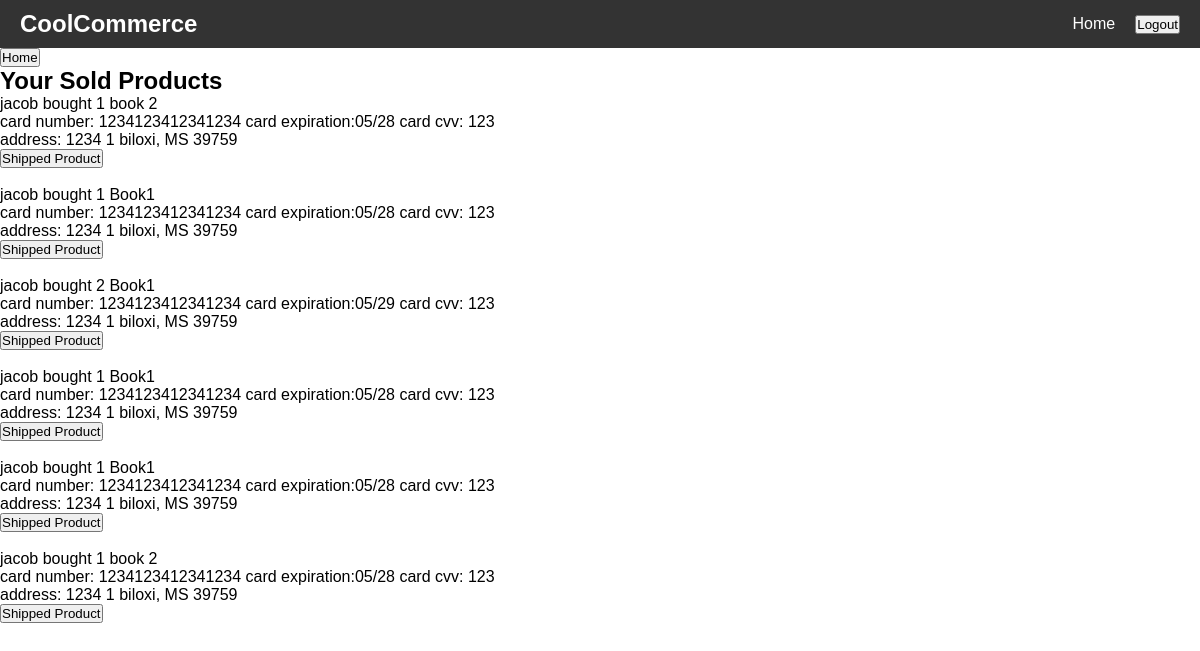
The app's page /store/sold/ (signed in) with its own data.
### store/models.py (models this page shows, shortened)
class SoldItems(models.Model):
    user = models.ForeignKey(User, on_delete=models.CASCADE)
    product = models.ForeignKey(Product, on_delete=models.CASCADE)
    quantity = models.PositiveIntegerField(default=1)
    card_number = models.PositiveIntegerField()
    expire_date = models.CharField(max_length=5)
    cvv = models.IntegerField(validators=[MinValueValidator(100), MaxValueValidator(999)])

class Product(models.Model):
    seller = models.ForeignKey(User, on_delete=models.CASCADE,null=True, default=None)
    name = models.CharField(max_length=50)
    price = models.DecimalField(max_digits=10,decimal_places=2)
    remaining_quantity = models.PositiveIntegerField()
    description = models.TextField()

### accounts/models.py (models this page shows)
class Customer(models.Model):
    user = models.OneToOneField(
        settings.AUTH_USER_MODEL,
        on_delete=models.CASCADE,
    )
    street_address_1 = models.CharField(max_length=50, default="")
    street_address_2 = models.CharField(max_length=50, null=True)
    city = models.CharField(max_length=50, default="")
    state = models.CharField(max_length=2, default="")
    zip_code = models.CharField(max_length=5, default="")

### store/views.py (the view)
# urls.py: path("sold/", views.sold_products, name="sold_products"),
@login_required
def sold_products(request):
    sold_products = SoldItems.objects.filter(product__seller__username__contains=request.user)
    addresses = []
    for i in sold_products:
        addresses.append(Customer.objects.get(user=i.user))
    zip_list = zip(sold_products, addresses)
    return render(request,'store/sold_list.html',{'products':zip_list})

### templates/store/sold_list.html (shortened to what this page needs)
{% extends "base.html" %}
{% block content %}
<form action="{% url 'home' %}" method="get">
    <button type="submit">Home</button>
</form>
<h2>Your Sold Products</h2>
<ul>
    {% for product, address in products %}
    <div>
        {{product.user.username}} bought {{product.quantity}} {{ product.product.name }} <br>
        card number: {{product.card_number}} card expiration:{{product.expire_date}} card cvv: {{product.cvv}} <br>
        address: {{address.street_address_1}} {{address.street_address_2}} {{address.city}}, {{address.state}} {{address.zip_code}} <br>
        <form method="post" action="{% url 'store:remove_from_sold' product.id %}">
            <button type="submit">Shipped Product</button>
        </form>
    </div>
    <br>
    {% endfor %}
</ul>
{% endblock %}

### templates/base.html (shortened to what this page needs)
<!DOCTYPE html>
<html>
<head>
  {% load static %}
  <link rel="stylesheet" href="{% static 'style.css' %}">
</head>
<body>
  <header>
    <nav class="navbar">
      <h1 class="site-title">CoolCommerce</h1>
      <ul class="nav-links">
        <li><a href="/">Home</a></li>
        {% if user.is_authenticated %}
        <form action="{% url 'logout' %}" method="post">
          <button type="submit">Logout</button>
      </form>
        {% else %}
        <li><a href="/accounts/login">Login</a></li>
        {% endif %}
      </ul>
    </nav>
  </header>
  <main>
    {% block content %}
    {% endblock %}
  </main>
</body>
</html>

### static/style.css (style rules this page uses)
* { margin: 0; padding: 0; box-sizing: border-box; }
body { font-family: Arial, sans-serif; }
.navbar { background-color: #333; color: white; display: flex; justify-content: space-between; align-items: center; padding: 10px 20px; }
.site-title { font-size: 24px; font-weight: bold; }
.nav-links { list-style: none; display: flex; gap: 20px; }
.nav-links a { color: white; text-decoration: none; font-size: 16px; }

### records on screen
SoldItems: user.username "jacob", quantity "1", product.name "book 2", card_number "1234123412341234", expire_date "05/28", cvv "123", street_address_1 "1234", street_address_2 "1", city "biloxi", state "MS", zip_code "39759"
SoldItems: user.username "jacob", quantity "1", product.name "Book1", card_number "1234123412341234", expire_date "05/28", cvv "123", street_address_1 "1234", street_address_2 "1", city "biloxi", state "MS", zip_code "39759"
SoldItems: user.username "jacob", quantity "2", product.name "Book1", card_number "1234123412341234", expire_date "05/29", cvv "123", street_address_1 "1234", street_address_2 "1", city "biloxi", state "MS", zip_code "39759"
SoldItems: user.username "jacob", quantity "1", product.name "Book1", card_number "1234123412341234", expire_date "05/28", cvv "123", street_address_1 "1234", street_address_2 "1", city "biloxi", state "MS", zip_code "39759"
SoldItems: user.username "jacob", quantity "1", product.name "Book1", card_number "1234123412341234", expire_date "05/28", cvv "123", street_address_1 "1234", street_address_2 "1", city "biloxi", state "MS", zip_code "39759"
SoldItems: user.username "jacob", quantity "1", product.name "book 2", card_number "1234123412341234", expire_date "05/28", cvv "123", street_address_1 "1234", street_address_2 "1", city "biloxi", state "MS", zip_code "39759"
